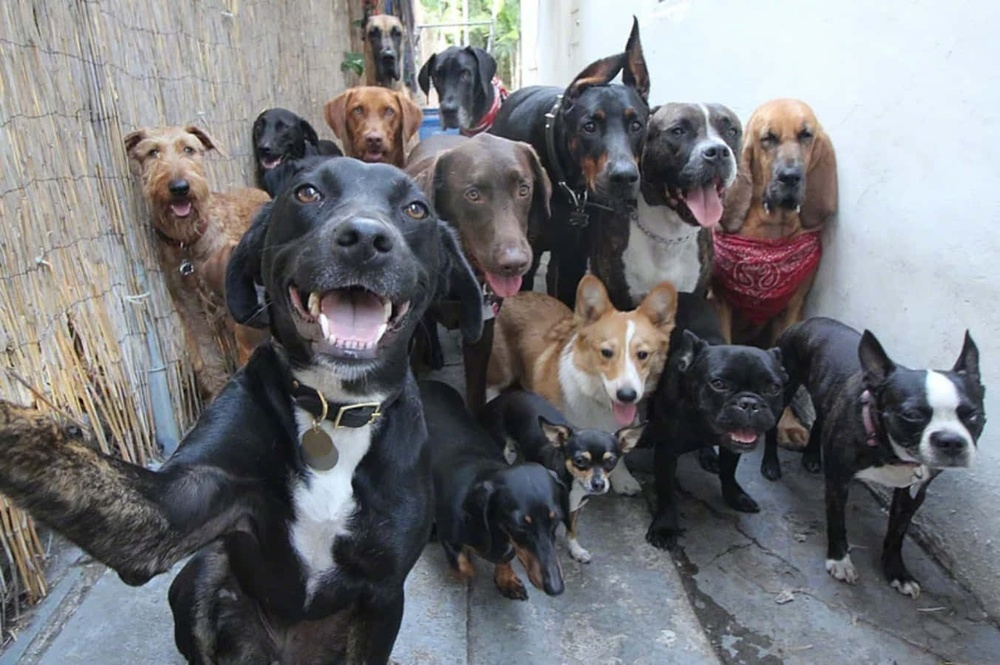
#> input picture images/dogs.jpg, 1000 x 665 px, shrunk from 1353 x 900 before the run
$ python prac6.py
#> lines starting #> are read from the running program, lines starting #| are printed output that depends on the picture
import cv2 as cv
import numpy as np
import matplotlib.pyplot as plt


img = cv.imread(cv.samples.findFile('images/dogs.jpg'), cv.IMREAD_GRAYSCALE)
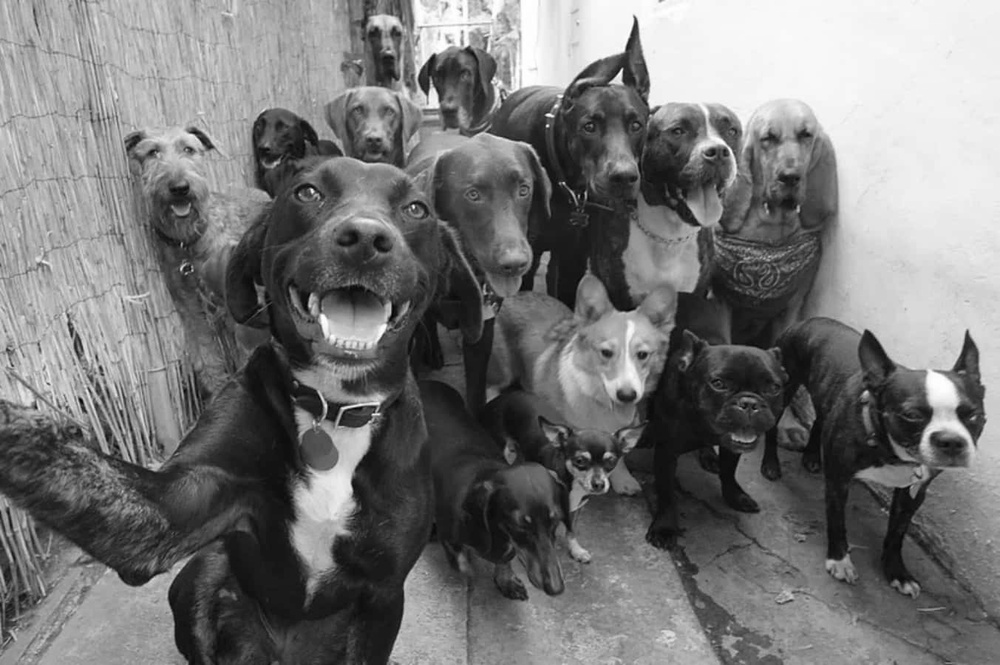
#> img: shape (665, 1000); min 1, max 255, mean 118.2
f = np.fft.fft2(img)
fshift = np.fft.fftshift(f)
magnitude_spectrum = 20*np.log(np.abs(fshift))
plt.subplot(121),plt.imshow(img, cmap = 'gray')
plt.title('Input Image'), plt.xticks([]), plt.yticks([])
plt.subplot(122),plt.imshow(magnitude_spectrum, cmap = 'gray')
plt.title('Magnitude Spectrum'), plt.xticks([]), plt.yticks([])
plt.show()
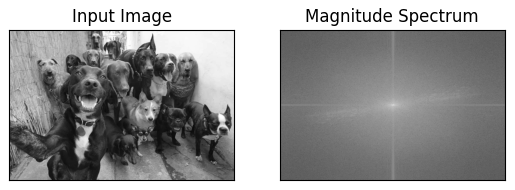
#> figure drawn by matplotlib, 2 panels

# highpass filter

f = np.fft.fft2(img)
fshift = np.fft.fftshift(f)

rows, cols = img.shape
#> rows = 665; cols = 1000
crow, ccol = int(rows/2), int(cols/2)
#> crow = 332; ccol = 500

mask = np.ones((rows, cols), np.uint8)
r = 80
center = [crow, ccol]
#> center = [332, 500]
x, y = np.ogrid[:rows, :cols]
#> x = 665 values from 0 to 664
mask_area = (x - center[0]) ** 2 + (y - center[1]) ** 2 <= r*r
mask[mask_area] = 0

fshift = fshift * mask
magnitude_spectrum = 20*np.log(np.abs(fshift))
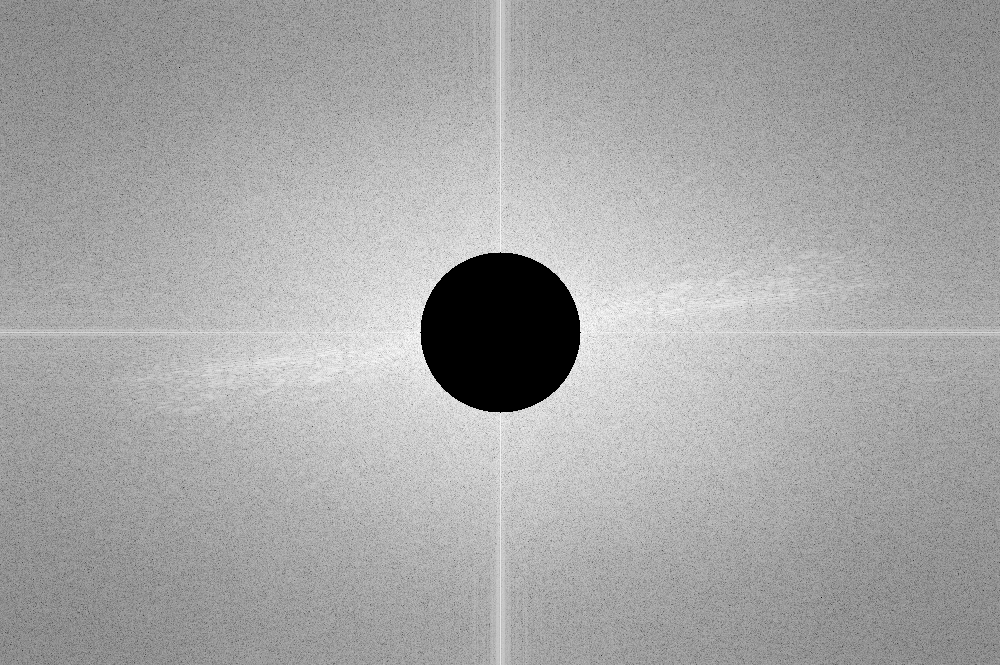
#> magnitude_spectrum: shape (665, 1000) float64; 3.02% of the values are NaN or infinite; the others: min -25.98, max 238.3, mean 151.7; drawn with min black, max white, NaN and infinite black
unshihfted = np.fft.ifftshift(fshift)
img_back = np.fft.ifft2(unshihfted)
img_back = np.real(img_back)
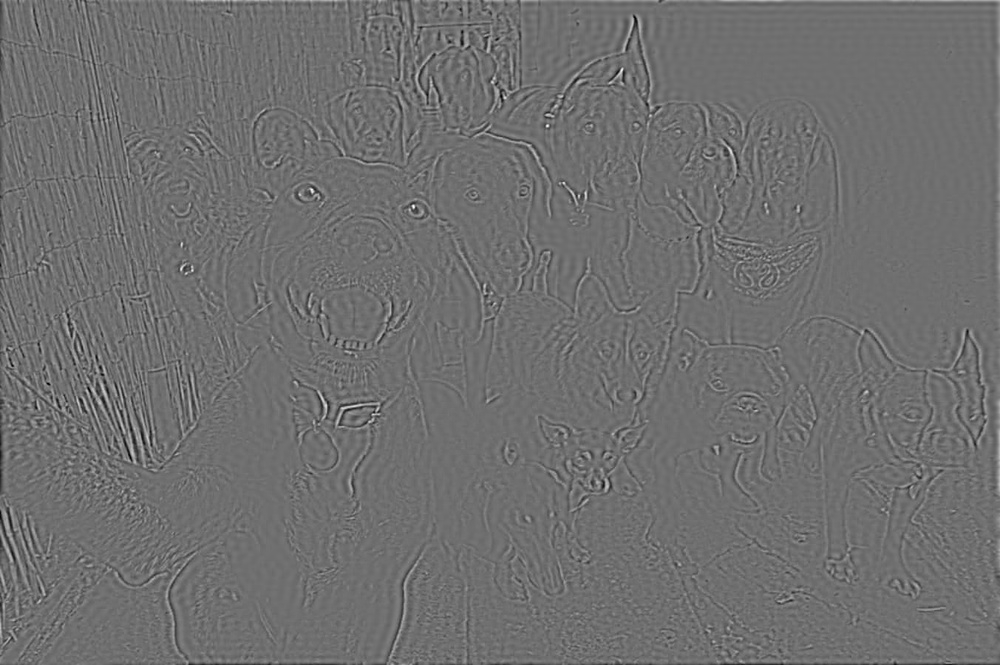
#> img_back: shape (665, 1000) float64; min -107.1, max 137.7, mean 0; drawn with min black and max white

plt.subplot(121),plt.imshow(img_back, cmap = 'gray')
plt.title('HPF'), plt.xticks([]), plt.yticks([])
plt.subplot(122),plt.imshow(magnitude_spectrum, cmap = 'gray')
plt.title('Magnitude Spectrum'), plt.xticks([]), plt.yticks([])
plt.show()

# lowpass filter

f = np.fft.fft2(img)
fshift = np.fft.fftshift(f)

rows, cols = img.shape
crow, ccol = int(rows/2), int(cols/2)

mask = np.zeros((rows, cols), np.uint8)
r = 80
center = [crow, ccol]
x, y = np.ogrid[:rows, :cols]
mask_area = (x - center[0]) ** 2 + (y - center[1]) ** 2 <= r*r
mask[mask_area] = 1

fshift = fshift * mask
magnitude_spectrum = 20*np.log(np.abs(fshift))
unshihfted = np.fft.ifftshift(fshift)
img_back = np.fft.ifft2(unshihfted)
img_back = np.real(img_back)
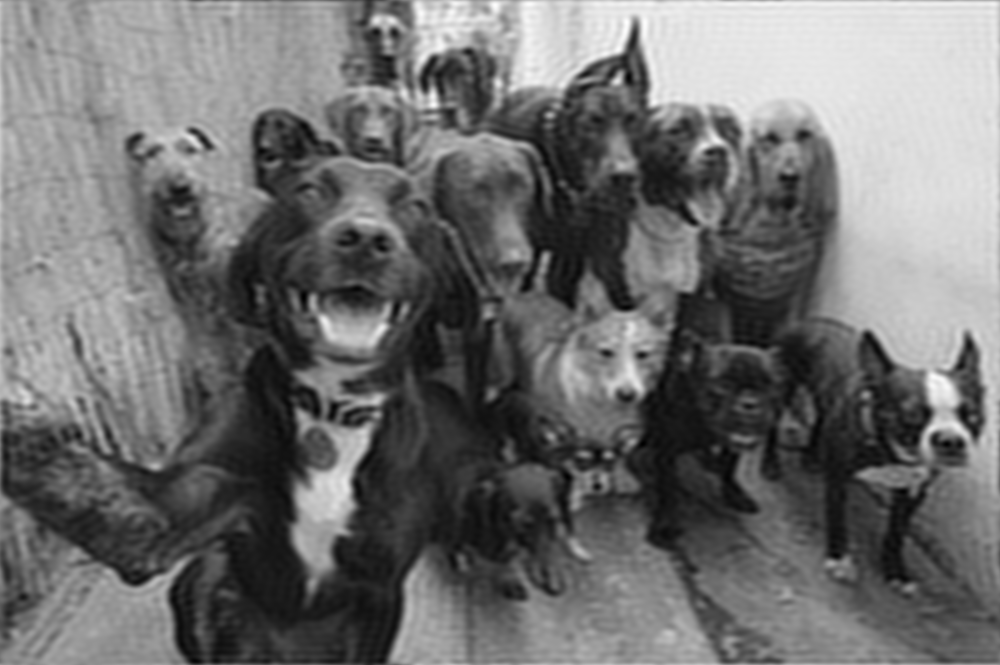
#> img_back: shape (665, 1000) float64; min -3.34, max 274.3, mean 118.2; drawn with min black and max white

plt.subplot(121),plt.imshow(img_back, cmap = 'gray')
plt.title('LPF'), plt.xticks([]), plt.yticks([])
plt.subplot(122),plt.imshow(magnitude_spectrum, cmap = 'gray')
plt.title('Magnitude Spectrum'), plt.xticks([]), plt.yticks([])
plt.show()

# bandpass filter

f = np.fft.fft2(img)
fshift = np.fft.fftshift(f)

rows, cols = img.shape
crow, ccol = int(rows/2), int(cols/2)

mask = np.zeros((rows, cols), np.uint8)
r_in = 10
r_out = 50
center = [crow, ccol]
x, y = np.ogrid[:rows, :cols]
mask_area = np.logical_and(((x - center[0]) ** 2 + (y - center[1]) ** 2 >= r_in ** 2),
                           ((x - center[0]) ** 2 + (y - center[1]) ** 2 <= r_out ** 2))
mask[mask_area] = 1

fshift = fshift * mask
magnitude_spectrum = 20*np.log(np.abs(fshift))
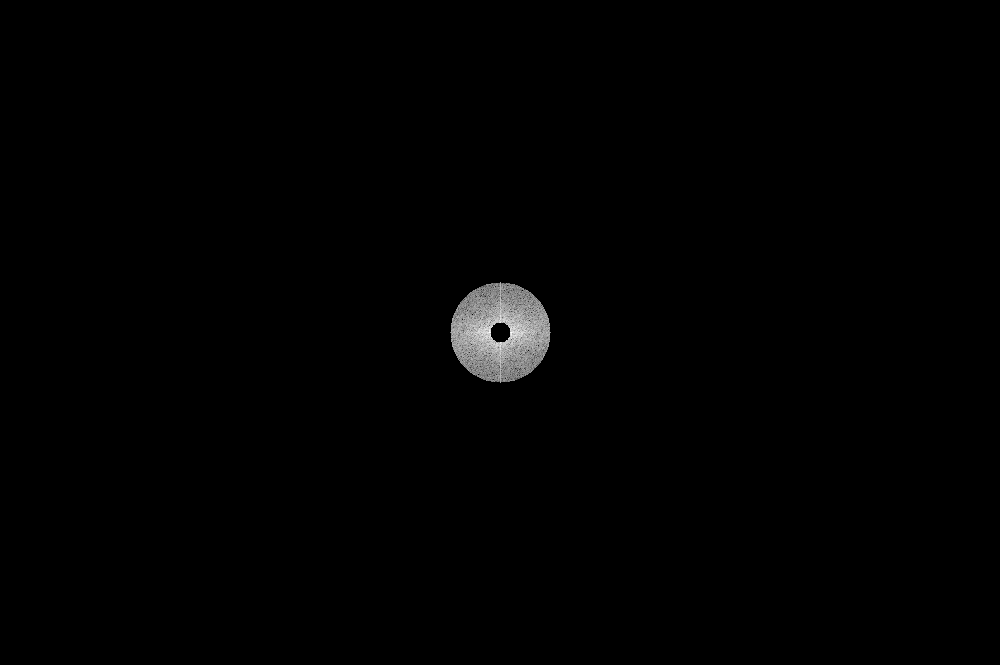
#> magnitude_spectrum: shape (665, 1000) float64; 98.87% of the values are NaN or infinite; the others: min 139.8, max 289, mean 229.7; drawn with min black, max white, NaN and infinite black
unshihfted = np.fft.ifftshift(fshift)
img_back = np.fft.ifft2(unshihfted)
img_back = np.real(img_back)
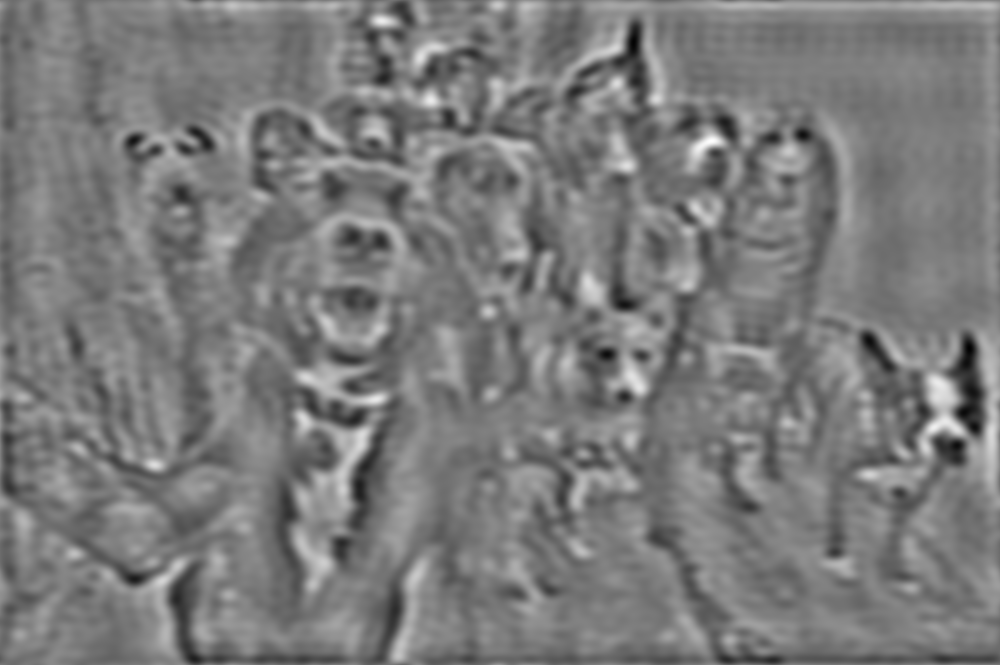
#> img_back: shape (665, 1000) float64; min -134.8, max 144, mean 0; drawn with min black and max white

plt.subplot(121),plt.imshow(img_back, cmap = 'gray')
plt.title('BPF'), plt.xticks([]), plt.yticks([])
plt.subplot(122),plt.imshow(magnitude_spectrum, cmap = 'gray')
plt.title('Magnitude Spectrum'), plt.xticks([]), plt.yticks([])
plt.show()

$ run again, with images/bones_1.jpg copied over images/dogs.jpg
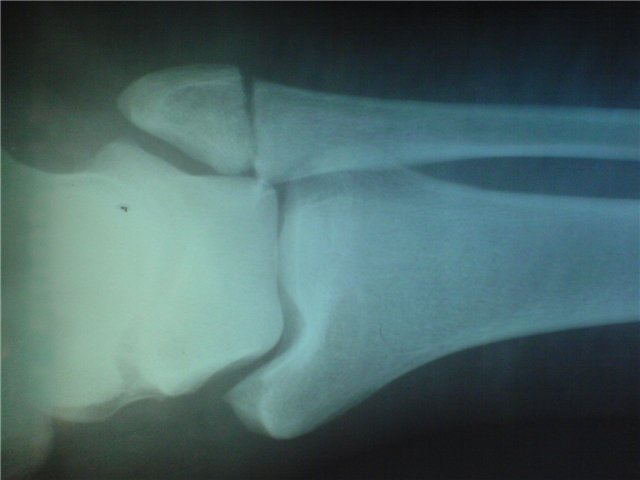
#> input picture images/bones_1.jpg, 640 x 480 px
#> `magnitude_spectrum = 20*np.log(np.abs(fshift))`:
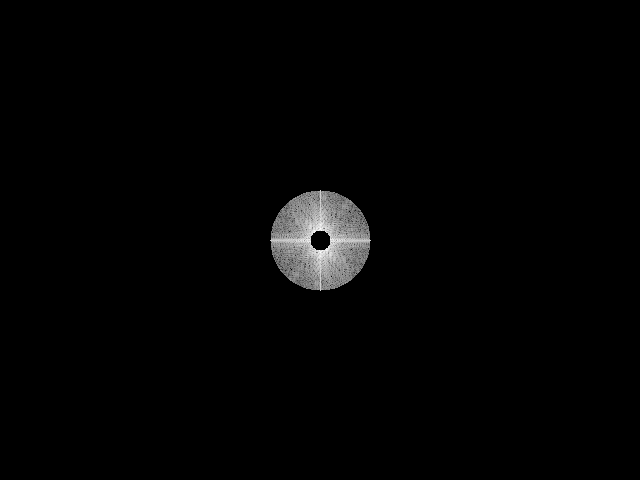
#> magnitude_spectrum: shape (480, 640) float64; 97.55% of the values are NaN or infinite; the others: min 85.19, max 243.9, mean 176.9; drawn with min black, max white, NaN and infinite black
#> `img_back = np.real(img_back)`:
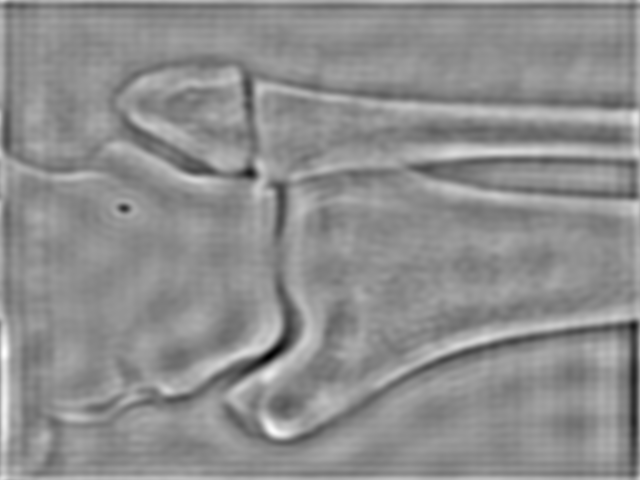
#> img_back: shape (480, 640) float64; min -43.58, max 34.44, mean 0; drawn with min black and max white

$ run again, with images/bones_2.jpg copied over images/dogs.jpg
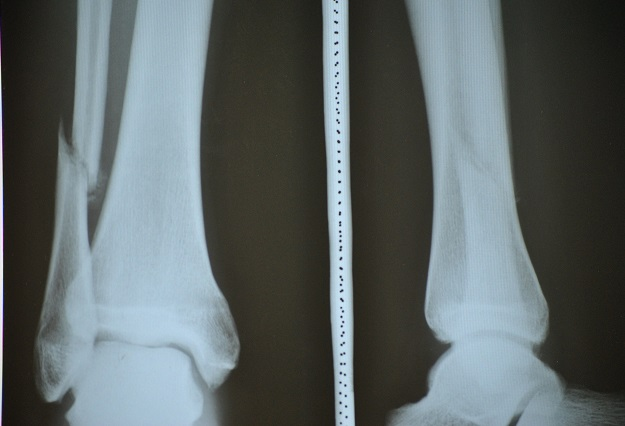
#> input picture images/bones_2.jpg, 625 x 426 px
#> `magnitude_spectrum = 20*np.log(np.abs(fshift))`:
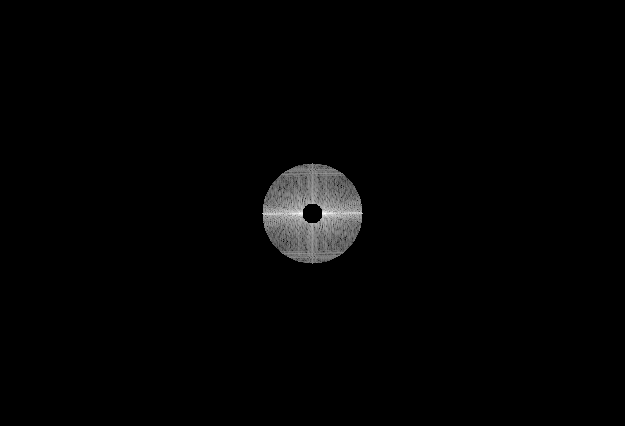
#> magnitude_spectrum: shape (426, 625) float64; 97.17% of the values are NaN or infinite; the others: min 102.3, max 285, mean 191.6; drawn with min black, max white, NaN and infinite black
#> `img_back = np.real(img_back)`:
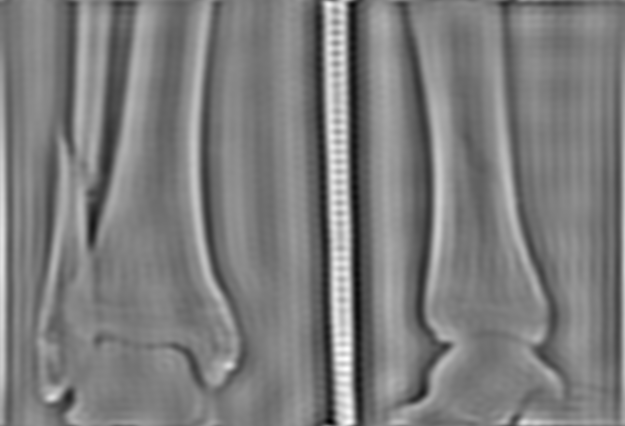
#> img_back: shape (426, 625) float64; min -103.7, max 107.5, mean 0; drawn with min black and max white

$ run again, with images/bones_3.jpg copied over images/dogs.jpg
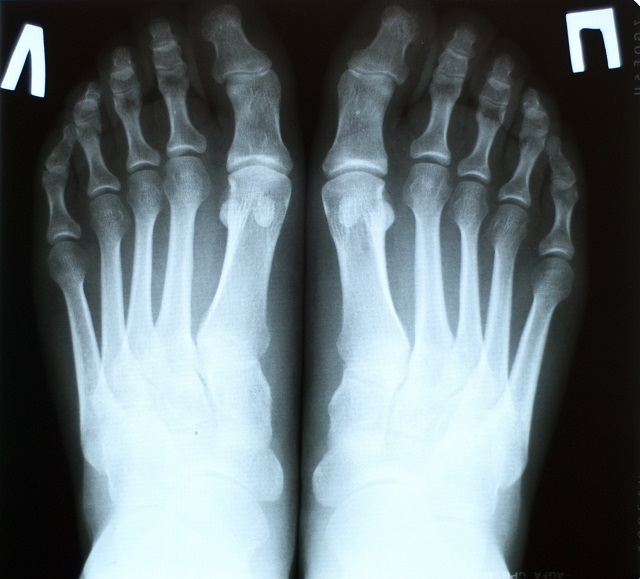
#> input picture images/bones_3.jpg, 640 x 579 px
#> `img_back = np.real(img_back)`:
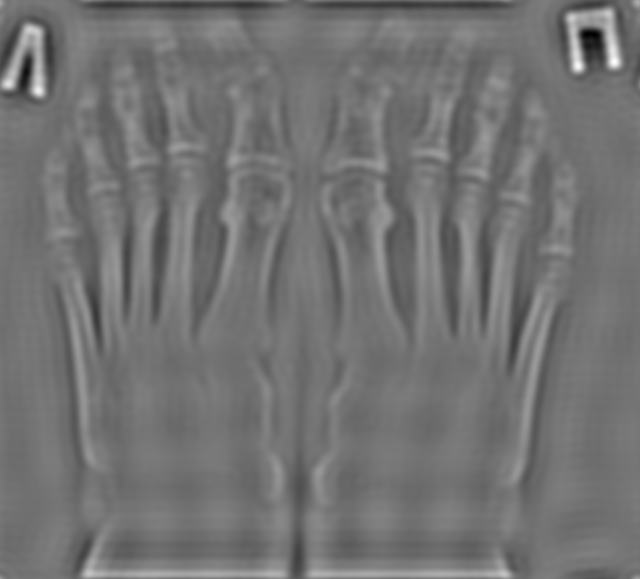
#> img_back: shape (579, 640) float64; min -209.2, max 254.8, mean 0; drawn with min black and max white
